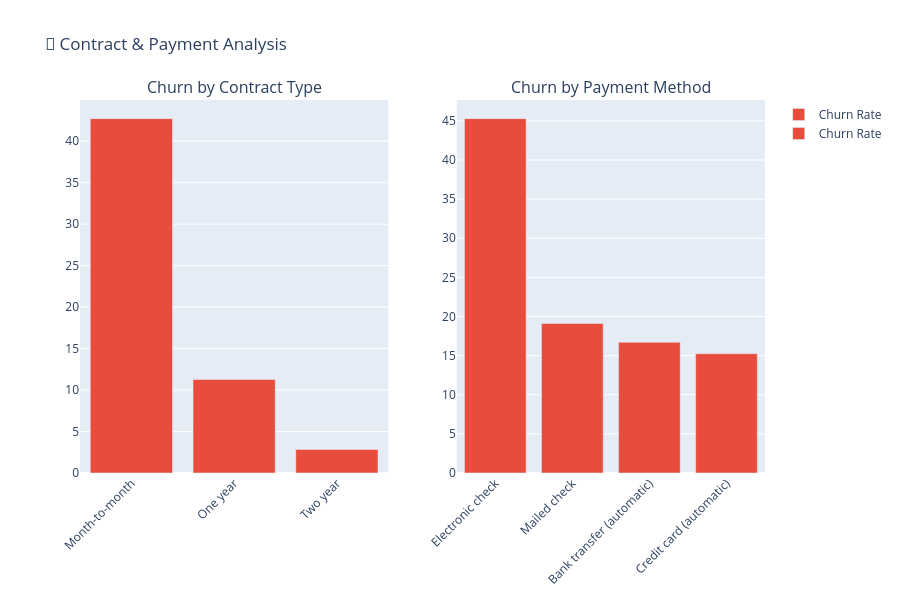

Notebook cell for this chart:
### Markdown cell above
### 6. Contract and Payment Analysis

### Code cell
fig = make_subplots(
    rows=1, cols=2,
    subplot_titles=('Churn by Contract Type', 'Churn by Payment Method'),
    specs=[[{"type": "bar"}, {"type": "bar"}]]
)

# Contract type
contract_churn = pd.crosstab(df['Contract'], df['Churn'], normalize='index') * 100
contract_churn = contract_churn.sort_values('Yes', ascending=False)

fig.add_trace(
    go.Bar(x=contract_churn.index, y=contract_churn['Yes'],
           name='Churn Rate', marker_color='#e74c3c'),
    row=1, col=1
)

# Payment method
payment_churn = pd.crosstab(df['PaymentMethod'], df['Churn'], normalize='index') * 100
payment_churn = payment_churn.sort_values('Yes', ascending=False)

fig.add_trace(
    go.Bar(x=payment_churn.index, y=payment_churn['Yes'],
           name='Churn Rate', marker_color='#e74c3c'),
    row=1, col=2
)

fig.update_layout(
    title_text="📝 Contract & Payment Analysis",
    height=600,
    xaxis_tickangle=-45,
    xaxis2_tickangle=-45
)
fig.show()

print("\n💰 CRITICAL INSIGHTS:")
print(f"• Month-to-month contracts: {contract_churn.loc['Month-to-month', 'Yes']:.1f}% churn")
print(f"• Electronic check payments: {payment_churn.loc['Electronic check', 'Yes']:.1f}% churn")
print("• Two-year contracts: Only 3% churn!")

### Figure 1 — Plotly figure (JSON) as saved in the notebook; plotly's stock layout.template omitted (floating-point values rounded to 4 significant figures)
{"data": [{"marker": {"color": "#e74c3c"}, "name": "Churn Rate", "type": "bar", "x": ["Month-to-month", "One year", "Two year"], "xaxis": "x", "y": [42.71, 11.27, 2.832], "yaxis": "y"}, {"marker": {"color": "#e74c3c"}, "name": "Churn Rate", "type": "bar", "x": ["Electronic check", "Mailed check", "Bank transfer (automatic)", "Credit card (automatic)"], "xaxis": "x2", "y": [45.29, 19.11, 16.71, 15.24], "yaxis": "y2"}], "layout": {"annotations": [{"font": {"size": 16}, "showarrow": false, "text": "Churn by Contract Type", "x": 0.225, "xanchor": "center", "xref": "paper", "y": 1, "yanchor": "bottom", "yref": "paper"}, {"font": {"size": 16}, "showarrow": false, "text": "Churn by Payment Method", "x": 0.775, "xanchor": "center", "xref": "paper", "y": 1, "yanchor": "bottom", "yref": "paper"}], "height": 600, "title": {"text": "📝 Contract & Payment Analysis"}, "xaxis": {"anchor": "y", "domain": [0, 0.45], "tickangle": -45}, "xaxis2": {"anchor": "y2", "domain": [0.55, 1], "tickangle": -45}, "yaxis": {"anchor": "x", "domain": [0, 1]}, "yaxis2": {"anchor": "x2", "domain": [0, 1]}}}
